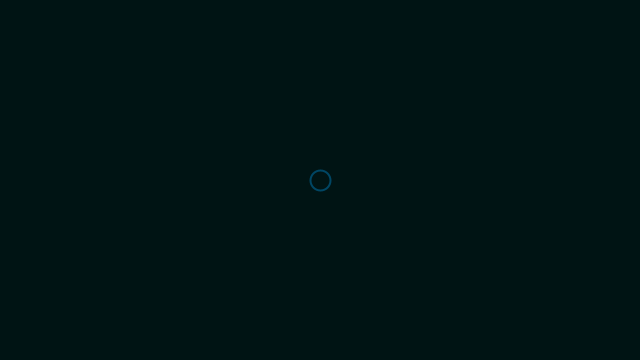
Frame 1 (no input)
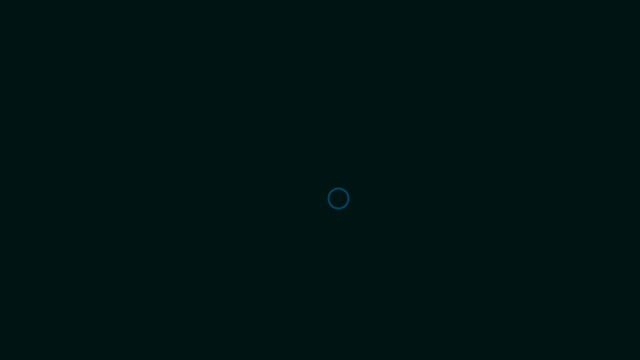
Frame 60 (the mouse pressed at the canvas centre just before this capture)
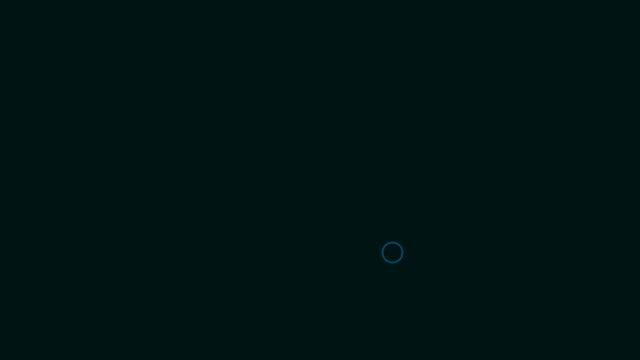
Frame 120 (the mouse held since frame 60 and released just before this capture)

The Processing sketch that drew these frames (run headless with seeded random() and noise(); from frame 60 on, the mouse is pressed at the canvas centre):

// Processing sketch: Forces01_PVector
// ── Forces01_PVector.pde
Mover m;

void setup() {
  size(640, 360);

  m = new Mover();
}

void draw() {

  background(0, 20, 20);

  PVector G = new PVector(0, 0.01);
  m.applyForce(G);

  PVector wind = new PVector(0.01, 0);
  m.applyForce(wind);
  
  


  //------CLASS-------
  m.update();
  m.edges();
  m.display();
  //------CLASS-------
}
// ── Earth.pde
class Mover {

  PVector loc;
  PVector vel;
  PVector acc;

  Mover () {




    loc = new PVector (width/2, height/2);
    vel = new PVector (0, 0);
    acc = new PVector (0, 0);
  }
  
  void applyForce(PVector forces) {
    acc.add(forces);
  }

  void update() {

    PVector mouse = new PVector(mouseX, mouseY); //Gets mouse location

    mouse.sub(loc); //gets distance from object and mouse
    mouse.setMag(0.2);


   // acc = mouse;

    vel.add(acc);
    loc.add(vel);
    //vel.limit(5);
    
    acc.mult(0);
  }

  void edges() {
    if (loc.x > width) loc.x=0;
    if (loc.x < 0) loc.x = width;

    if (loc.y > height) loc.y=0;
    if (loc.y < 0) loc.y = height;
  }

  void display() {
    strokeWeight(2);
    stroke(0, 70, 100);
    noFill(); 

    ellipse(loc.x, loc.y, 20, 20);
  }

  
}
